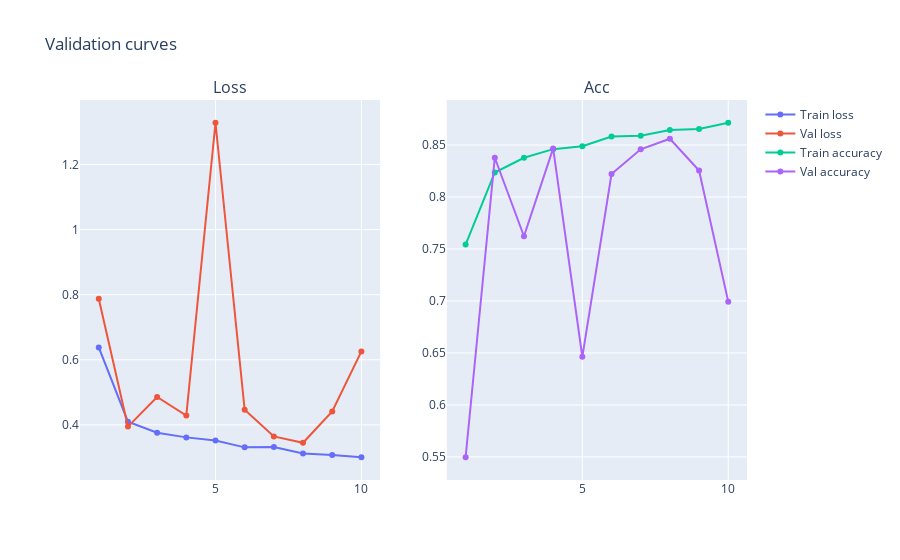

This figure's notebook cell:
### Code cell
plot_history(history_path="./history/resNet.history")
evaluate(model, X_test, y_test)

### Figure 1 — Plotly figure (JSON) as saved in the notebook; plotly's stock layout.template omitted (floating-point values rounded to 4 significant figures)
{"data": [{"name": "Train loss", "type": "scatter", "x": [1, 2, 3, 4, 5, 6, 7, 8, 9, 10], "xaxis": "x", "y": [0.6377, 0.4097, 0.3759, 0.3614, 0.352, 0.3308, 0.3321, 0.3119, 0.3069, 0.3004], "yaxis": "y"}, {"name": "Val loss", "type": "scatter", "x": [1, 2, 3, 4, 5, 6, 7, 8, 9, 10], "xaxis": "x", "y": [0.7872, 0.3946, 0.4857, 0.4283, 1.328, 0.4461, 0.3645, 0.3448, 0.4411, 0.6257], "yaxis": "y"}, {"name": "Train accuracy", "type": "scatter", "x": [1, 2, 3, 4, 5, 6, 7, 8, 9, 10], "xaxis": "x2", "y": [0.7543, 0.8235, 0.8377, 0.846, 0.8488, 0.8581, 0.8588, 0.8644, 0.8655, 0.8714], "yaxis": "y2"}, {"name": "Val accuracy", "type": "scatter", "x": [1, 2, 3, 4, 5, 6, 7, 8, 9, 10], "xaxis": "x2", "y": [0.5497, 0.8377, 0.7622, 0.8467, 0.6463, 0.822, 0.8459, 0.856, 0.8254, 0.6993], "yaxis": "y2"}], "layout": {"annotations": [{"font": {"size": 16}, "showarrow": false, "text": "Loss", "x": 0.225, "xanchor": "center", "xref": "paper", "y": 1, "yanchor": "bottom", "yref": "paper"}, {"font": {"size": 16}, "showarrow": false, "text": "Acc", "x": 0.775, "xanchor": "center", "xref": "paper", "y": 1, "yanchor": "bottom", "yref": "paper"}], "title": {"text": "Validation curves"}, "xaxis": {"anchor": "y", "domain": [0, 0.45]}, "xaxis2": {"anchor": "y2", "domain": [0.55, 1]}, "yaxis": {"anchor": "x", "domain": [0, 1]}, "yaxis2": {"anchor": "x2", "domain": [0, 1]}}}
